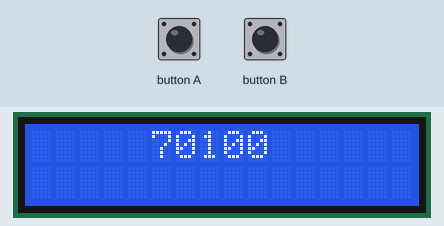
This program was run on a simulated BBC micro:bit (MakeCode). Parts: 16×2 character LCD. The inputs (shaded band) are chosen by the test bench.

Above: at 1.2 s.
1.3 s: button A pressed for 0.15 s
At 2.2 s:
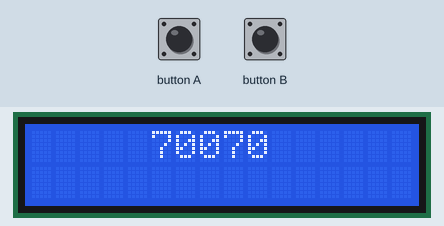
2.9 s: button B pressed for 0.15 s
At 3.4 s:
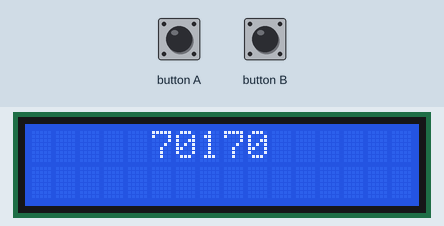
4.5 s: button A pressed for 0.15 s
At 5.8 s:
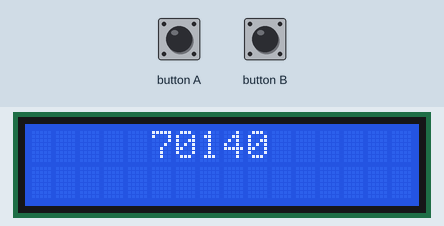
6.1 s: button B pressed for 0.15 s
At 7.1 s:
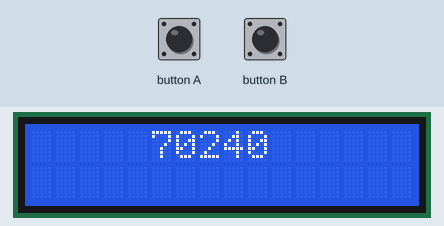
Timing chart, 0 to 8.7 s (numbered marks = the images above; inputs shaded):
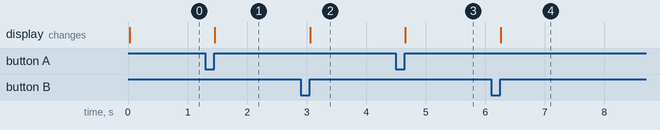

Measured:
- after the input at 1.3 s, the display: changes after 0.16 s (image 1)
- after the input at 2.9 s, the display: changes after 0.16 s (image 2)
- after the input at 4.5 s, the display: changes after 0.16 s (image 3)
- after the input at 6.1 s, the display: changes after 0.16 s (image 4)

The program:

main.ts
```typescript
input.onButtonPressed(Button.A, function () {
    座號 += 1
    最後數 += 1
    if (最後數 > 30) {
        座號 = 1
        最後數 = 最後數 - 31
    }
    I2C_LCD1602.ShowNumber(最後數, 5, 0)
})
input.onButtonPressed(Button.B, function () {
    班級 += 1
    最後數 += 100
    if (班級 > 16) {
        班級 = 1
        最後數 = 最後數 - 1600
    }
    I2C_LCD1602.ShowNumber(最後數, 5, 0)
})
let 最後數 = 0
let 座號 = 0
let 班級 = 0
let 年級 = 7
班級 = 1
座號 = 0
I2C_LCD1602.LcdInit(39)
最後數 = 70100
I2C_LCD1602.ShowNumber(最後數, 5, 0)
```

test.ts
```typescript
// 在這裡測試；當此封包作為擴充功能時，將不會編譯此內容。
```
